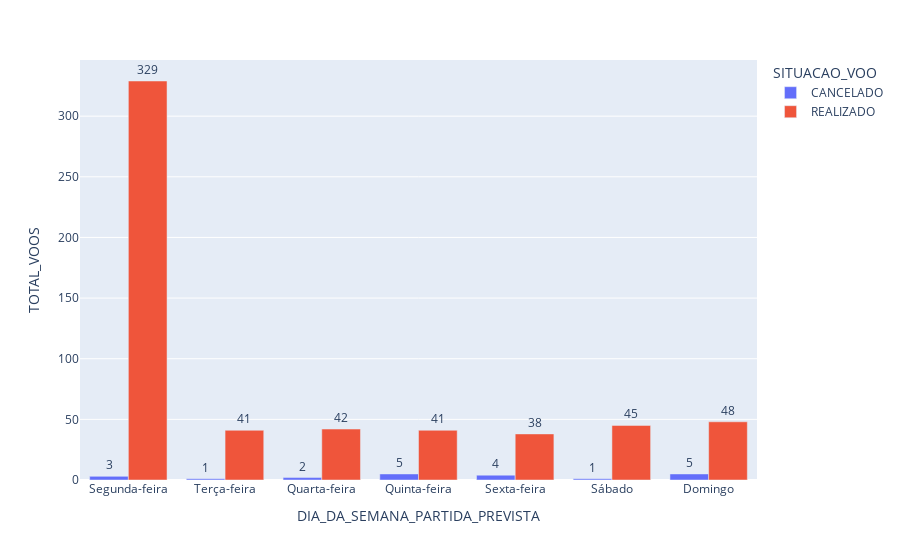

The cell this chart's notebook holds for it:
### Code cell
fig = px.bar(
    dataframe, 
    x='DIA_DA_SEMANA_PARTIDA_PREVISTA', 
    y='TOTAL_VOOS', 
    text_auto='0',
    color='SITUACAO_VOO',
    barmode='group'
)
fig.update_traces(
    textposition='outside'
)
fig.show()

### Figure 1 — Plotly figure (JSON) as saved in the notebook; plotly's stock layout.template omitted (floating-point values rounded to 4 significant figures)
{"data": [{"alignmentgroup": "True", "hovertemplate": "SITUACAO_VOO=CANCELADO<br>DIA_DA_SEMANA_PARTIDA_PREVISTA=%{x}<br>TOTAL_VOOS=%{y}<extra></extra>", "legendgroup": "CANCELADO", "marker": {"color": "#636efa", "pattern": {"shape": ""}}, "name": "CANCELADO", "offsetgroup": "CANCELADO", "orientation": "v", "showlegend": true, "textposition": "outside", "texttemplate": "%{y:0}", "type": "bar", "x": ["Segunda-feira", "Terça-feira", "Quarta-feira", "Quinta-feira", "Sexta-feira", "Sábado", "Domingo"], "xaxis": "x", "y": [3, 1, 2, 5, 4, 1, 5], "yaxis": "y"}, {"alignmentgroup": "True", "hovertemplate": "SITUACAO_VOO=REALIZADO<br>DIA_DA_SEMANA_PARTIDA_PREVISTA=%{x}<br>TOTAL_VOOS=%{y}<extra></extra>", "legendgroup": "REALIZADO", "marker": {"color": "#EF553B", "pattern": {"shape": ""}}, "name": "REALIZADO", "offsetgroup": "REALIZADO", "orientation": "v", "showlegend": true, "textposition": "outside", "texttemplate": "%{y:0}", "type": "bar", "x": ["Segunda-feira", "Terça-feira", "Quarta-feira", "Quinta-feira", "Sexta-feira", "Sábado", "Domingo"], "xaxis": "x", "y": [329, 41, 42, 41, 38, 45, 48], "yaxis": "y"}], "layout": {"barmode": "group", "legend": {"title": {"text": "SITUACAO_VOO"}, "tracegroupgap": 0}, "margin": {"t": 60}, "xaxis": {"anchor": "y", "domain": [0, 1], "title": {"text": "DIA_DA_SEMANA_PARTIDA_PREVISTA"}}, "yaxis": {"anchor": "x", "domain": [0, 1], "title": {"text": "TOTAL_VOOS"}}}}
